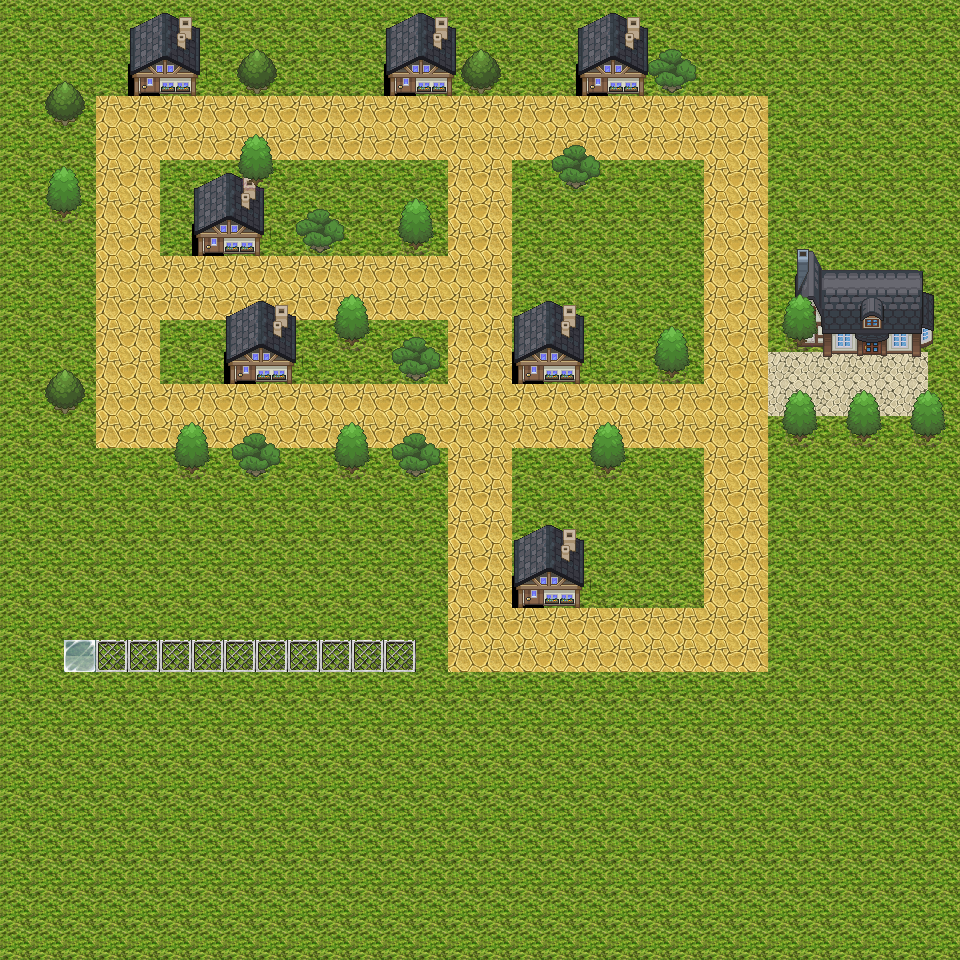

This is a level from a 2D game, rendered from its Tiled map with the project's own tilesets. A one-line summary and the map file follow, with tile-layer data summarised:
An orthogonal 30x30 tile map with 32x32 px tiles, 5 tile layers (Sol, Route, Maison, Arbre, ...), 2 hidden layers not drawn, 2 tilesets.

<map version="1.10" tiledversion="1.10.2" orientation="orthogonal" renderorder="right-down" width="30" height="30" tilewidth="32" tileheight="32" infinite="0" nextlayerid="8" nextobjectid="1">
 <tileset firstgid="1" name="basicTileset" tilewidth="32" tileheight="32" tilecount="128" columns="8">
  <image source="../../laboratoire7/maps/basicTileset.png" trans="ffffff" width="256" height="512" />
 </tileset>
 <tileset firstgid="129" name="houseTileset" tilewidth="32" tileheight="32" tilecount="195" columns="15">
  <image source="../../laboratoire7/maps/houseTileset.png" trans="000000" width="496" height="432" />
 </tileset>
 <layer id="1" name="Sol" width="30" height="30">
  <data>[900 cells, 698 non-empty, 1 distinct tile ids]</data>
 </layer>
 <layer id="5" name="SolSousPorte" width="30" height="30" visible="0">
  <data>[900 cells, 8 non-empty, 1 distinct tile ids]</data>
 </layer>
 <layer id="6" name="MaisonPorte" width="30" height="30" visible="0">
  <data>[900 cells, 8 non-empty, 1 distinct tile ids]</data>
 </layer>
 <layer id="2" name="Route" width="30" height="30">
  <data>[900 cells, 194 non-empty, 2 distinct tile ids]</data>
 </layer>
 <layer id="3" name="Maison" width="30" height="30">
  <data>[900 cells, 93 non-empty, 39 distinct tile ids]</data>
 </layer>
 <layer id="4" name="Arbre" width="30" height="30">
  <data>[900 cells, 88 non-empty, 12 distinct tile ids]</data>
 </layer>
 <layer id="7" name="Inventaire" width="30" height="30">
  <data>[900 cells, 11 non-empty, 2 distinct tile ids]</data>
 </layer>
</map>
